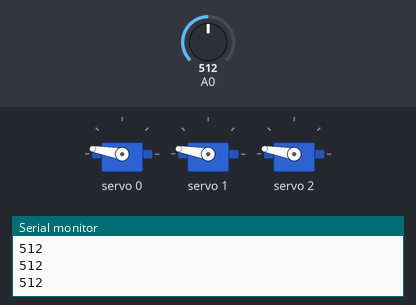
Bench run of a sketch on a simulated Arduino Uno, built with avr-gcc and run on an emulated ATmega328P. Shown: 3 × servo, the last lines printed to the serial monitor. The test bench sets the inputs (shaded band); at power-on: A0 = 512.

Above: at 1.2 s.
1.3 s: A0 set to 888
2.8 s: A0 set to 915
At 3.01 s:
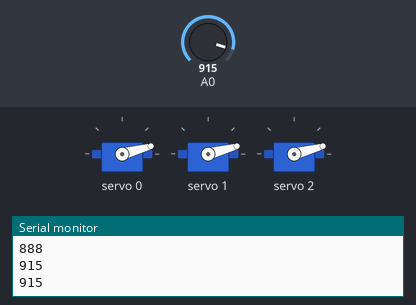
5.8 s: A0 set to 900
At 7.0 s:
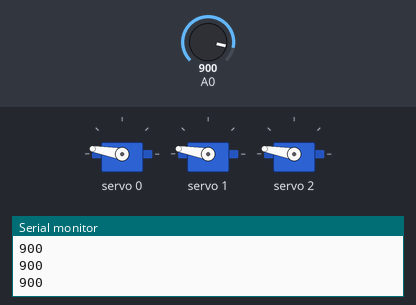
7.3 s: A0 set to 1023
At 7.51 s:
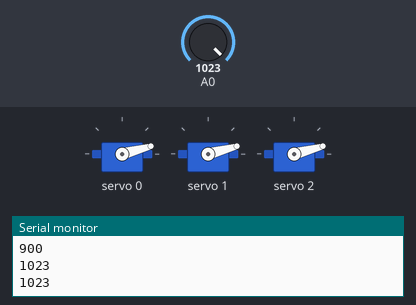
Timing chart, 0 to 10.3 s (numbered marks = the images above; inputs shaded):
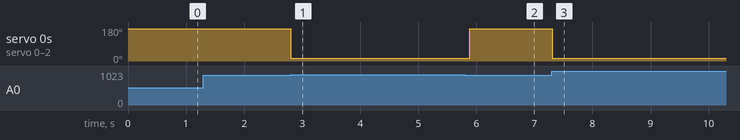

The sketch:

Myoware.ino
```cpp
#include <Adafruit_PWMServoDriver.h>
Adafruit_PWMServoDriver servos = Adafruit_PWMServoDriver(0x40);

unsigned int pos0=172; // ancho de pulso en cuentas para pocicion 0°
unsigned int pos180=565; // ancho de pulso en cuentas para la pocicion 180°

int Servo1 = 0;
int Servo2 = 1;
int Servo3 = 2;

void setup() {
  // put your setup code here, to run once:
Serial.begin(9600);
servos.begin();
servos.setPWMFreq(60); //Frecuecia PWM de 60Hz o T=16,66ms
}

void setServo(uint8_t n_servo, int angulo) {
  int duty;
  duty=map(angulo,0,180,pos0, pos180);
  servos.setPWM(n_servo, 0, duty);

}

void loop() {
  // put your main code here, to run repeatedly:

int sensorValue = analogRead(A0);

Serial.println(sensorValue);
delay(1);

if (sensorValue>900){

 setServo(Servo1,0);
 setServo(Servo2,0);
 setServo(Servo3,0);
 delay(200);
 }

 else
setServo(Servo1,180);
setServo(Servo2,180);
setServo(Servo3,180);

}
```

Measured:
- the behaviour switches between 900 and 901 on A0 (found by bisection; images 0 and 1)
- after the input at 2.8 s, servo 0–2: 170° → 15° at once
- after the input at 5.8 s, servo 0–2: 15° → 170° after 0.08 s
- after the input at 7.3 s, servo 0–2: 170° → 15° at once
